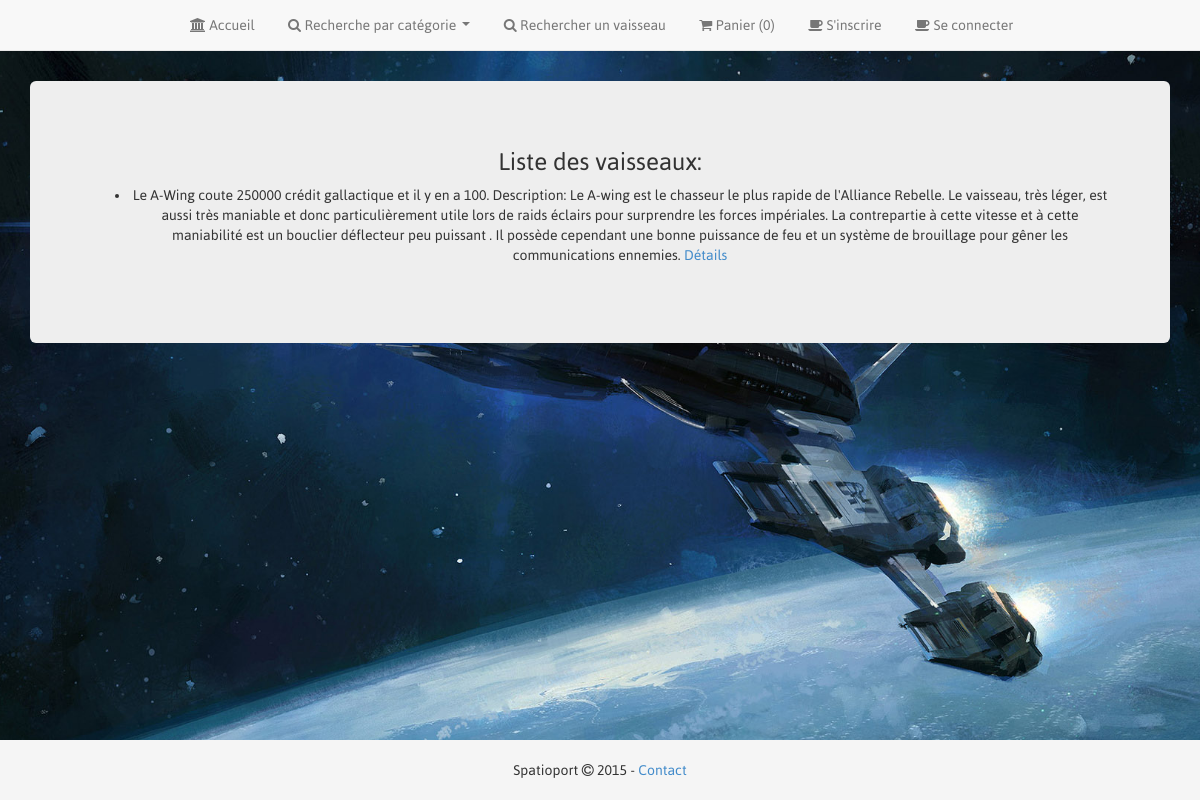
Page /vaisseau.php?action=readAll&cat=chasseur on the committed database.
### tables this page shows
CREATE TABLE Vaisseau
(
	idVaisseau INT NOT NULL AUTO_INCREMENT,
    nomVaisseau VARCHAR(30) NOT NULL,
    prixVaisseau VARCHAR(10) NOT NULL,  
	categorie VARCHAR(20) NOT NULL,
    nbrEnStock INT NOT NULL,  
	descripVaisseau VARCHAR(1000) NOT NULL,
	PRIMARY KEY (idVaisseau)
);

### controller/ControllerVaisseau.php (called while the page is built, shortened)
<?php
require_once('config.inc.php');
require_once MODEL_PATH . 'Model.php';
switch ($action) {
    case "readAll":
		$data= array("categorie" => $_GET['cat']);
        $tab_vaisseau = ModelVaisseau::selectWhere($data);
        break;
}
require VIEW_PATH . "view.php";

### vaisseau.php (called while the page is built, shortened)
<?php
    require_once('config.inc.php');
    if (isset($_GET['action']))
        $action = $_GET['action'];
    include CTR_PATH.'ControllerVaisseau.php';
?>

### config.inc.php (called while the page is built, shortened)
<?php
function estConnecte() {
    return(isset($_SESSION['pseudo']));
}
?>

### model/Model.php (called while the page is built, shortened)
<?php
class Model {
    public static $pdo;
    public static function set_static() {
        $host = Conf::getHostname();
        $dbname = Conf::getDatabase();
        $login = Conf::getLogin();
        $pass = Conf::getPassword();
        try {
            self::$pdo = new PDO("mysql:host=$host;dbname=$dbname", $login, $pass, array(PDO::MYSQL_ATTR_INIT_COMMAND => "SET NAMES utf8"));
            self::$pdo->setAttribute(PDO::ATTR_ERRMODE, PDO::ERRMODE_EXCEPTION);
        } catch (PDOException $ex) {
            if (Conf::getDebug()) {
                echo $ex->getMessage();
                die('Problème lors de la connexion à la base de donnée');
            } else {
                echo 'Une erreur est survenue. <a href=""> Retour a la page d\'accueil </a>';
            }
            die();
        }
    }
    public static function selectWhere($data) {
        try {
            $table = static::$table;
            $where = "";
            foreach ($data as $key => $value)
                $where .= " $table.$key=:$key AND";
            $where = rtrim($where, 'AND');
            $sql = "SELECT * FROM $table WHERE $where";
            $req = self::$pdo->prepare($sql);
            $req->execute($data);
            return $req->fetchAll(PDO::FETCH_OBJ);
        } catch (PDOException $e) {
            echo $e->getMessage();
            die("Erreur lors de la recherche dans la BDD " . static::$table);
        }
    }
}
?>

### view/vaisseau/viewListVaisseau.php (the view, shortened to what this page needs)
<?php
function view1($tab_vaisseau) {
    foreach ($tab_vaisseau as $t) {
        $v = $t->nomVaisseau;
        $p = $t->prixVaisseau;
        $n = $t->nbrEnStock;
		$d = $t->descripVaisseau;
        echo <<< EOT
		<li> Le $v coute $p crédit gallactique et il y en a $n.
			Description:
			$d
            <a href='vaisseau.php?action=read&nomVaisseau=$v'> Détails </a>
        </li></br>
EOT;
	}
}
?>
        <div>
            <h3>Liste des vaisseaux:</h3>
            <ul>
            <?php view1($tab_vaisseau); ?>
            </ul>
        </div>

### view/view.php (shortened to what this page needs)
<!DOCTYPE html>
<html>
    <head>
        <link href="<?= VIEW_PATH_BASE; ?>css/bootstrap.min.css" rel="stylesheet">
        <link href="<?= VIEW_PATH_BASE; ?>css/font-awesome.min.css" rel="stylesheet">
        <link href="<?= VIEW_PATH_BASE; ?>css/jquery.smartmenus.bootstrap.css" rel="stylesheet">
        <link href="<?= VIEW_PATH_BASE; ?>css/strength-meter.min.css" rel="stylesheet">
        <link href="<?= VIEW_PATH_BASE; ?>css/bootstrap-tabs-x.min.css" rel="stylesheet">
        <link href="<?= VIEW_PATH_BASE; ?>css/style.css" rel="stylesheet">
    </head>
	<body>
        <div class="navbar navbar-default navbar-fixed-top" role="navigation">
            <div class="container">
            <div class="navbar-collapse collapse">
                <ul class="nav navbar-nav">
                    <?php
							if(estConnecte()){
									if(estAdmin()){
										include_once VIEW_PATH . 'menu' . DS . 'viewMenuAdmin.php';
									}else{
										include_once VIEW_PATH . 'menu'. DS .'viewMenuConnecte.php';
									}
							}else{ include_once VIEW_PATH . 'menu' . DS . 'viewMenuNonConnecte.php';
							}
					?>
                </ul>
            </div>
			</div>
        </div>
        <div id="wrap">
        <div class="container">
        <div class="row" id="main-content">
            <div class="col-md-1"></div>
            <div class="col-md-12">
                <div class="jumbotron">
                <?php
                   require VIEW_PATH . $controller . DS . 'view' . ucfirst($view) . ucfirst($controller) . '.php';
				  ?>
                </div>
            </div>
        </div>
        </div>
        <div id="push"></div>
        </div>
	</body>
	<footer>
        <div id="footer">
            <div class="container">
                <p class="credit">Spatioport <span class="fa fa-copyright"></span> 2015 - <a href="mailto: loic.forthoffer@wanadoo.fr" target="_top"> Contact </a> </p>
            </div>
        </div>
	</footer>
</html>

### view/menu/viewMenuNonConnecte.php (shortened to what this page needs)
<li ><a href="utilisateur.php?action=accueil"><span class="fa fa-university"></span> Accueil</a></li>
<li class="dropdown"> <a class="dropdown-toggle" href="#" data-toggle="dropdown"><span class="fa fa-search"></span> Recherche par catégorie</a>
</li>
<li class="dropdown"> <a class="dropdown-toggle" href="#" data-toggle="dropdown"><span class="fa fa-search"></span> Rechercher un vaisseau</a>
</li>
<li  ><a href="utilisateur.php?action=panier"><span class="fa fa-shopping-cart"></span> Panier (<?php
	if (isset($_SESSION['panier'])) echo count($_SESSION['panier']['nomVaisseau']);
	else echo 0; ?>)</a></li>
<li ><a href="utilisateur.php?action=create"><span class="fa fa-coffee"></span> S'inscrire</a></li>
<li class="dropdown"> <a class="dropdown-toogle" href="#" data-toggle="dropdown"><span class="fa fa-coffee"></span> Se connecter</a>
</li>

### view/css/style.css (style rules this page uses)
html,body { height: 100%; font-family: "Asap","FontAwesome",sans-serif; }
body { background: url('../img/background.jpeg') no-repeat center center fixed; -webkit-background-size: cover; -moz-background-size: cover; -o-background-size: cover; background-size: cover; background-color:#333; }
#wrap { min-height: 100%; height: auto !important; height: 100%; margin: 0 auto -60px; }
.col-md-1 { width: 20px; }
.col-md-12 { text-align : center; }
#push,#footer { height: 60px; }
#footer { background-color: #f5f5f5; }
#wrap > .container { padding-top: 60px; }
.container .credit { margin: 20px 0; text-align: center; }
@media (min-width:1024px) { .navbar > .container { text-align: center; } }
@media (min-width:1024px) { .navbar-header,.navbar-brand,.navbar .navbar-nav,.navbar .navbar-nav > li { float: none; display: inline-block; } }
@media (min-width:1024px) { .collapse.navbar-collapse { float: none; display: inline-block!important; width: auto; clear: none; } }
@media (min-width:768px) { body { padding-top: 20px; } }

### rows in the picture
vaisseau: nomVaisseau "A-Wing", prixVaisseau "250000", nbrEnStock "100", descripVaisseau "Le A-wing est le chasseur le plus rapide de l'Alliance Rebelle. Le vaisseau, très léger, est aussi très maniable et donc particulièrement utile lors de raids éclairs pour surprendre les forces impériales. La contrepartie à cette vitesse et à cette maniabilité est un bouclier déflecteur peu puissant . Il possède cependant une bonne puissance de feu et un système de brouillage pour gêner les communications ennemies."
